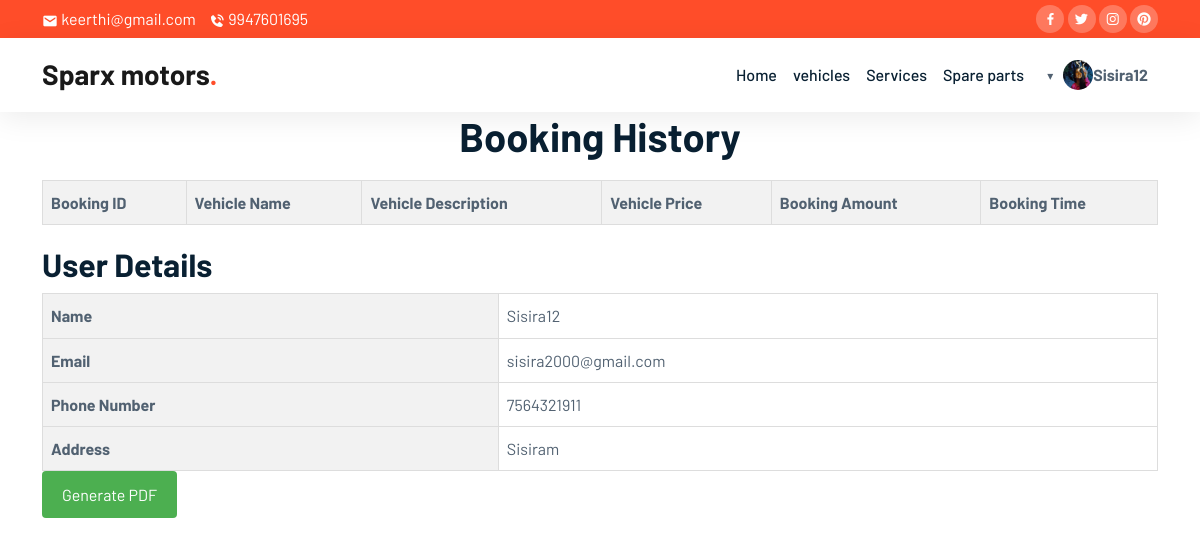
The page /booking_history/ (signed in) on the database as committed earlier.
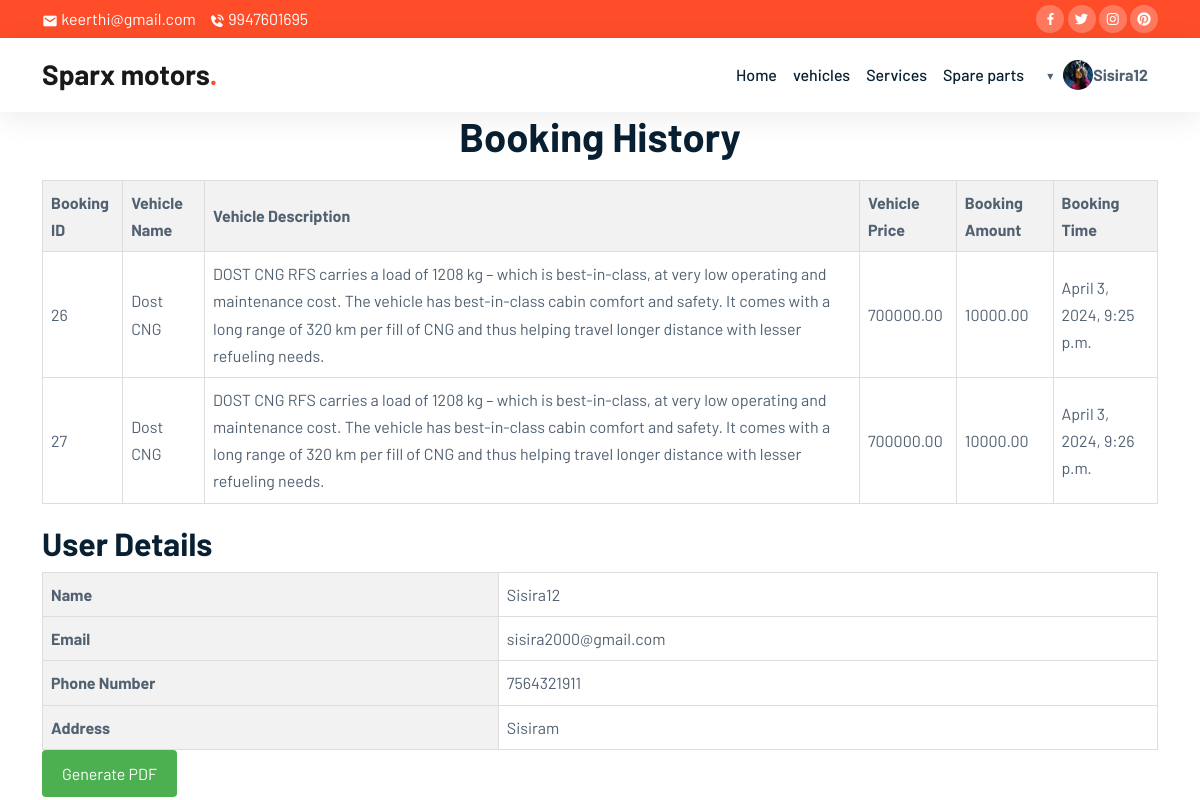
The same page on the database as committed later.
### partsapp/models.py (models this page shows, shortened)
class Booking(models.Model):
    vehicle = models.ForeignKey(Vehicle, on_delete=models.CASCADE)
    user = models.ForeignKey(CustomUser, on_delete=models.CASCADE)
    booking_amount = models.DecimalField(max_digits=10, decimal_places=2, blank=True, null=True)
    booking_time = models.DateTimeField(default=datetime.now, blank=True)
    status = models.CharField(max_length=20, choices=[('Pending', 'Pending'), ('Confirmed', 'Confirmed'), ('Delivered', 'Delivered')], default='Pending')

class Vehicle(models.Model):
    VEHICLE_MODELS = [
        ('lightvehicle', 'Light Vehicle'),
        ('trucks', 'Trucks'),
        ('buses', 'Buses'),
    ]
    VEHICLE_USAGES = [
        ('goodscarriers', 'Goods Carriers'),
        ('passenger', 'Passenger'),
    ]
    VEHICLE_APPLICATIONS = [
        ('beverage', 'Beverage'),
        ('buildingmaterial', 'Building Material'),
        ('constructionhardware', 'Construction and Hardware'),
        ('fishery', 'Fishery'),
        ('fruits_vegetables', 'Fruits and Vegetables'),
        ('industrial_goods', 'Industrial Goods'),
        ('lpg_distribution', 'LPG Distribution'),
        ('school_transport', 'School Transport'),
        ('tours_travels', 'Tours and Travels'),
    ]
    FUEL_TYPES = [
        ('petrol', 'Petrol'),
        ('diesel', 'Diesel'),
        ('cng', 'CNG'),
        ('electric', 'Electric'),
    ]
    TRANSMISSION_TYPES = [
        ('manual', 'Manual'),
        ('automatic', 'Automatic'),
        ('semiautomatic', 'Semi-Automatic'),
    ]
    name = models.CharField(max_length=255)
    description = models.TextField()
    price = models.DecimalField(max_digits=10, decimal_places=2)
    discount = models.DecimalField(max_digits=5, decimal_places=2, blank=True, null=True)
    vehicle_model = models.CharField(max_length=20, choices=VEHICLE_MODELS)
    vehicle_usage = models.CharField(max_length=20, choices=VEHICLE_USAGES)
    vehicle_application = models.CharField(max_length=20, choices=VEHICLE_APPLICATIONS)
    fuel_type = models.CharField(max_length=10, choices=FUEL_TYPES)
    transmission_type = models.CharField(max_length=15, choices=TRANSMISSION_TYPES)
    engine_size = models.IntegerField(blank=True, null=True)
    mileage = models.FloatField(blank=True, null=True)
    warranty = models.CharField(max_length=100, blank=True, null=True)
    seating_capacity = models.IntegerField(blank=True, null=True)
    fuel_tank_capacity = models.FloatField(blank=True, null=True)
    vehicle_colors = models.JSONField(default=list, blank=True, null=True)
    stock = models.IntegerField(default=0)
    brochure = models.FileField(upload_to='vehicle_brochures/', blank=True, null=True)
    booking_amount = models.DecimalField(max_digits=10, decimal_places=2, blank=True, null=True)
    user = models.ForeignKey(CustomUser, on_delete=models.CASCADE, null=True)

### partsapp/views.py (the view)
# urls.py: path('booking_history/', views.booking_history, name='booking_history'),
def booking_history(request):
    user_bookings = Booking.objects.filter(user=request.user)
    custom_user = get_object_or_404(CustomUser, id=request.user.id)
    user_profile = custom_user.userprofile
    context = {
        'user_bookings': user_bookings,
        'custom_user': custom_user,
        'user_profile': user_profile,
    }
    return render(request, 'booking_history.html', context)

### templates/booking_history.html (shortened to what the changed rows need)
{% load static %}
<!doctype html>
<html lang="en">
<head>
    <link rel="stylesheet" href="{% static 'css/bootstrap.min.css' %}">
    <link rel="stylesheet" href="{% static 'css/owl.carousel.min.css' %}">
    <link rel="stylesheet" href="{% static 'css/owl.theme.default.min.css' %}">
    <link href='https://unpkg.com/boxicons@2.1.1/css/boxicons.min.css' rel='stylesheet'>
    <link rel="stylesheet" href="{% static 'css/style.css' %}">
    <link href="https://cdnjs.cloudflare.com/ajax/libs/font-awesome/5.15.4/css/all.min.css" rel="stylesheet">
</head>
<body data-bs-spy="scroll" data-bs-target=".navbar" data-bs-offset="70">
<!DOCTYPE html>
<html lang="en">
<head>
</head>
<body>
    <div class="container">
        <h1 align = "center"> Booking History</h1>
        <table class="booking-history-table">
            <thead>
                <tr>
                    <th>Booking ID</th>
                    <th>Vehicle Name</th>
                    <th>Vehicle Description</th>
                    <th>Vehicle Price</th>
                    <th>Booking Amount</th>
                    <th>Booking Time</th>
                </tr>
            </thead>
            <tbody>
                {% for booking in user_bookings %}
                    <tr>
                        <td>{{ booking.id }}</td>
                        <td>{{ booking.vehicle.name }}</td>
                        <td>{{ booking.vehicle.description }}</td>
                        <td>{{ booking.vehicle.price }}</td>
                        <td>{{ booking.booking_amount }}</td>
                        <td>{{ booking.booking_time }}</td>
                    </tr>
                {% endfor %}
            </tbody>
        </table>
        <div class="user-details">
            <h2>User Details</h2>
            <table>
                <tr>
                    <th>Name</th>
                </tr>
                <tr>
                    <th>Email</th>
                </tr>
                <tr>
                    <th>Phone Number</th>
                </tr>
                <tr>
                    <th>Address</th>
                </tr>
            </table>
        </div>
    </div>
</body>
</html>

Rows that differ between the two databases and show on the page:
added Booking: id "26", vehicle.name "Dost CNG", vehicle.description "DOST CNG RFS carries a load of 1208 kg – which is best-in-class, at very low operating and maintenance cost. The vehicle has best-in-class cabin comfort and safety. It comes with a long range of 320 km per fill of CNG and thus helping travel longer distance with lesser refueling needs.", vehicle.price "700000.00", booking_amount "10000.00", booking_time "April 3, 2024, 9:25 p.m."
added Booking: id "27", vehicle.name "Dost CNG", vehicle.description "DOST CNG RFS carries a load of 1208 kg – which is best-in-class, at very low operating and maintenance cost. The vehicle has best-in-class cabin comfort and safety. It comes with a long range of 320 km per fill of CNG and thus helping travel longer distance with lesser refueling needs.", vehicle.price "700000.00", booking_amount "10000.00", booking_time "April 3, 2024, 9:26 p.m."
